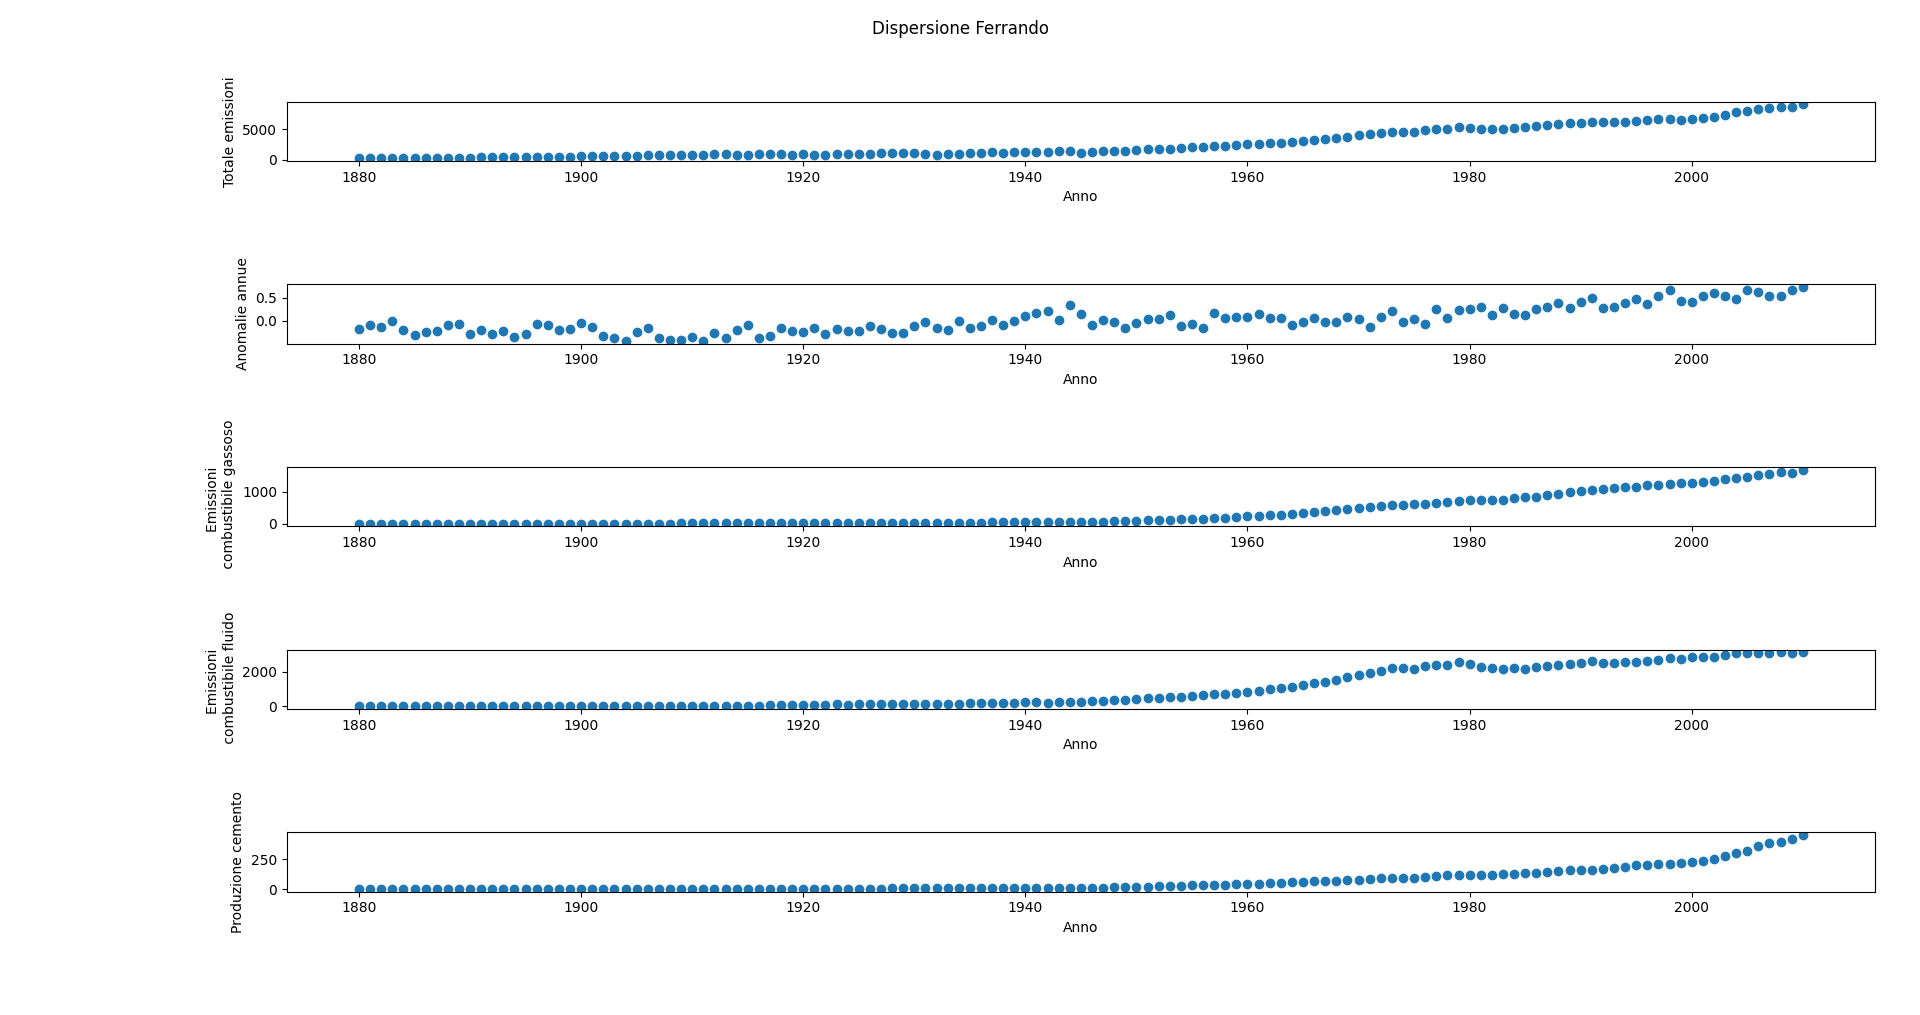

Generate this figure with Python:
import matplotlib.pyplot as plt
import csv
import numpy as np

year_co2 = []
total = []
gas_fuel = []
liquid_fuel = []
solid_fuel = []
cement = []
gas_flaring = []
pro_capite = []
year_anom = []
anomaly = []

file_co2 = open("CO2_emissions.csv")
file_anom = open("Temperature_Anomaly.csv")

reader_co2 = csv.reader(file_co2, delimiter=',')
reader_anom = csv.reader(file_anom, delimiter=',')

next(reader_co2)
for i in range(5):
    next(reader_anom)

for row in reader_co2:
    if int(row[0]) >= 1880:
        year_co2.append(int(row[0]))
        total.append(float(row[1]))
        gas_fuel.append(float(row[2]))
        liquid_fuel.append(float(row[3]))
        solid_fuel.append(float(row[4]))
        cement.append(float(row[5]))
        gas_flaring.append(float(row[6]))
        #pro_capite.append(float(row[7]))

for row in reader_anom:
    if int(row[0]) <= 2010:
        year_anom.append(int(row[0]))
        anomaly.append(float(row[1]))

fig, (ax1, ax2, ax3, ax4, ax5) = plt.subplots(5, 1)

fig.suptitle("Dispersione Ferrando")

ax1.scatter(year_co2, total)
ax1.set_xlabel('Anno')
ax1.set_ylabel('Totale emissioni')

ax2.scatter(year_anom, anomaly)
ax2.set_xlabel('Anno')
ax2.set_ylabel('Anomalie annue')

ax3.scatter(year_anom, gas_fuel)
ax3.set_xlabel('Anno')
ax3.set_ylabel('Emissioni \n combustibile gassoso')

ax4.scatter(year_anom, liquid_fuel)
ax4.set_xlabel('Anno')
ax4.set_ylabel('Emissioni \n combustibile fluido')

ax5.scatter(year_anom, cement)
ax5.set_xlabel('Anno')
ax5.set_ylabel('Produzione cemento')

plt.tight_layout()
plt.show()
